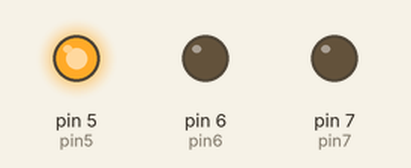
This sketch was run on a simulated Arduino Uno, built with avr-gcc and run on an emulated ATmega328P. On the bench: output pins drawn as LEDs (lit = HIGH).

Above: at 0.5 s.
At 1.5 s:
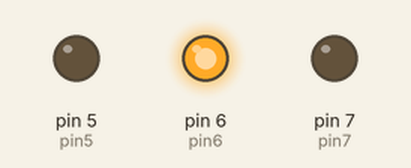
At 2.5 s:
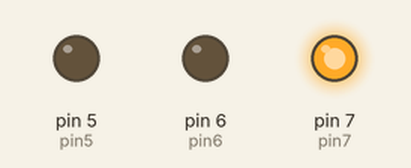
At 3.5 s:
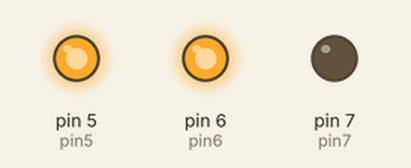
At 4.5 s:
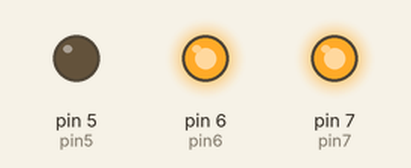
At 5.5 s:
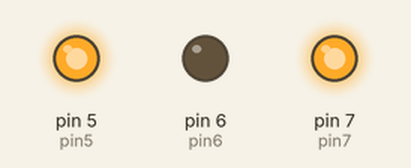
Timing chart, 0 to 7.8 s (numbered marks = the images above):
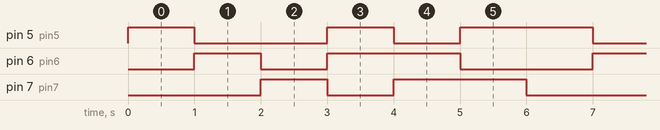

The sketch:

code.ino
```cpp
// created by Elliott Roach
// created on feb 2026
// this changes the color of a RGB LED.

// pin 5 is blue
// pin 6 is green
// pin 7 is red

int pin5 = 5;
int pin6 = 6;
int pin7 = 7;


void setup() {
    // initializing pins
    pinMode(pin5, OUTPUT);
    pinMode(pin6, OUTPUT);
    pinMode(pin7, OUTPUT);
}


void loop() {
    // this changes the colure of the light in infinite loop
    // Blue
    digitalWrite(pin5, HIGH);
    digitalWrite(pin6, LOW);
    digitalWrite(pin7, LOW);

    // Green
    delay(1000);
    digitalWrite(pin5, LOW);
    digitalWrite(pin6, HIGH);
    digitalWrite(pin7, LOW);

    // Red
    delay(1000);
    digitalWrite(pin5, LOW);
    digitalWrite(pin6, LOW);
    digitalWrite(pin7, HIGH);

    // cyan
    delay(1000);
    digitalWrite(pin5, HIGH);
    digitalWrite(pin6, HIGH);
    digitalWrite(pin7, LOW);

    // Yellow
    delay(1000);
    digitalWrite(pin5, LOW);
    digitalWrite(pin6, HIGH);
    digitalWrite(pin7, HIGH);

    // purple
    delay(1000);
    digitalWrite(pin5, HIGH);
    digitalWrite(pin6, LOW);
    digitalWrite(pin7, HIGH);

    // White
    delay(1000);
    digitalWrite(pin5, HIGH);
    digitalWrite(pin6, HIGH);
    digitalWrite(pin7, HIGH);

}
    
```

Measured:
- by itself, pin 5 (pin5): repeats every 6.0 s: LOW 2.0 s, HIGH 1.0 s, LOW 1.0 s, HIGH 2.0 s
- by itself, pin 6 (pin6), pin 7 (pin7): repeats every 6.0 s: LOW 1.0 s, HIGH 2.0 s, LOW 2.0 s, HIGH 1.0 s
- by itself, everything shown: repeats every 6.0 s, in 7 steps
